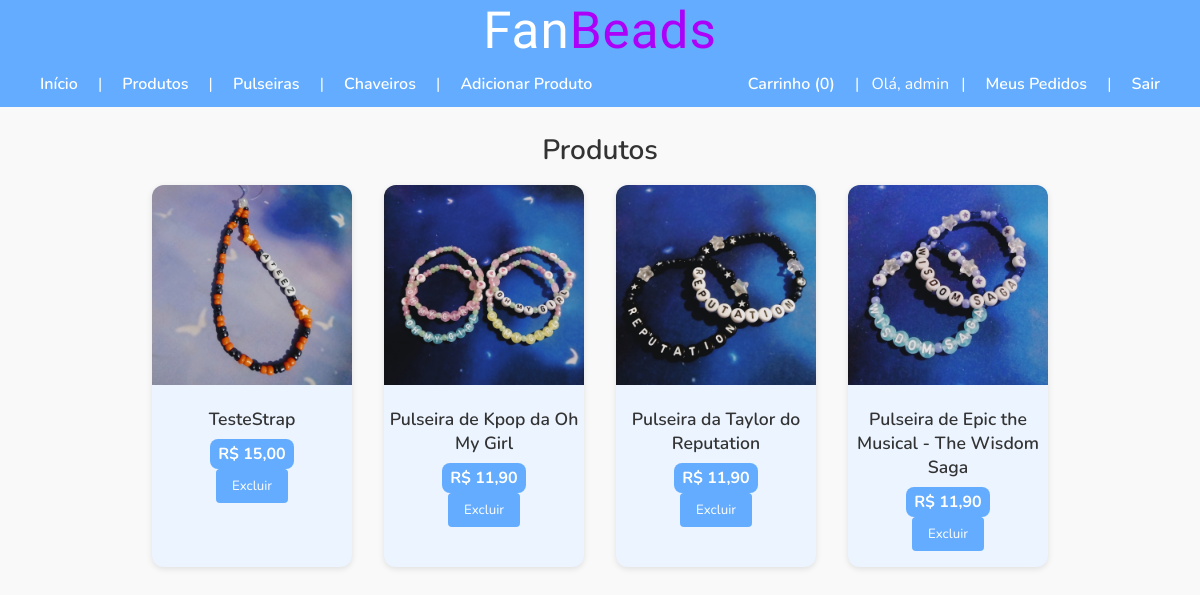
The app's page /produtos (signed in) with its own data.
### tables this page shows
CREATE TABLE `produto` (
  `id_produto` int(11) NOT NULL,
  `nome` varchar(255) NOT NULL,
  `descricao` text DEFAULT NULL,
  `preco` decimal(10,2) NOT NULL,
  `imagem` varchar(255) DEFAULT NULL,
  `categoria_id` int(11) NOT NULL
);

### Controllers/produtoController.class.php (called while the page is built, shortened)
<?php
require_once 'Models/Conexao.class.php';
require_once 'Models/ProdutoDAO.class.php';
require_once 'Models/Produto.class.php';
class produtoController
{
    private ProdutoDAO $dao;
    public function __construct()
    {
        $this->dao = new ProdutoDAO( Conexao::getInstancia() );
    }
    public function listar(): void
    {
        $produtos      = $this->dao->buscarTodos();
        $categoriaNome = '';
        require 'Views/listar_produtos.php';
    }
}

### index.php (called while the page is built, shortened)
<?php
require_once 'rotas.php';
$method = $_SERVER['REQUEST_METHOD'];
$uriRaw = $_SERVER['REQUEST_URI'];
$uriPath = parse_url($uriRaw, PHP_URL_PATH);
$prefix = '/fanbeads';
if (str_starts_with($uriPath, $prefix)) {
    $uriPath = substr($uriPath, strlen($prefix));
}
$rotas->verificar_rota($method, $uriPath);

### Models/Conexao.class.php (called while the page is built)
<?php
class Conexao
{
    private static ?PDO $instance = null;
    public static function getInstancia(): PDO
    {
        if (self::$instance === null) {
            self::$instance = new PDO(
              'mysql:host=localhost;dbname=fanbeads;charset=utf8mb4',
              'root',''
            );
            self::$instance->setAttribute(
              PDO::ATTR_ERRMODE, PDO::ERRMODE_EXCEPTION
            );
        }
        return self::$instance;
    }
}

### Models/ProdutoDAO.class.php (called while the page is built, shortened)
<?php
require_once 'Models/Conexao.class.php';
require_once 'Models/Produto.class.php';
class ProdutoDAO
{
    private PDO $db;
    public function __construct()
    {
        $this->db = Conexao::getInstancia();
    }
    private function mapearProduto(array $row): Produto
    {
        $cat = new Categoria();
        $cat->setId((int) $row['id_categoria']);
        $cat->setNome($row['nome_categoria']);
        $p = new Produto();
        $p->setId((int) $row['id_produto']);
        $p->setNome($row['nome']);
        $p->setDescricao($row['descricao']);
        $p->setPreco((float) $row['preco']);
        $p->setImagem($row['imagem']);
        $p->setCategoria($cat);
        return $p;
    }
    private function mapearLista(PDOStatement $stmt): array
    {
        $lista = [];
        while ($row = $stmt->fetch(PDO::FETCH_ASSOC)) {
            $lista[] = $this->mapearProduto($row);
        }
        return $lista;
    }
    public function buscarTodos(): array
    {
        $sql = "
          SELECT
            p.id_produto, p.nome, p.descricao, p.preco, p.imagem,
            c.id_categoria, c.nome AS nome_categoria
          FROM produto p
          JOIN categoria c ON p.categoria_id = c.id_categoria
        ";
        $stmt = $this->db->query($sql);
        return $this->mapearLista($stmt);
    }
}

### Models/Produto.class.php (called while the page is built, shortened)
<?php
class Produto
{
    private int $id;
    private string $nome;
    private float $preco;
    private string $imagem;
    public function getId(): int
    {
        return $this->id;
    }
    public function getNome(): string
    {
        return $this->nome;
    }
    public function getPreco(): float
    {
        return $this->preco;
    }
    public function getImagem(): string
    {
        return $this->imagem;
    }
    public function setId(int $id): void
    {
        $this->id = $id;
    }
    public function setNome(string $nome): void
    {
        $this->nome = $nome;
    }
    public function setPreco(float $preco): void
    {
        $this->preco = $preco;
    }
    public function setImagem(string $imagem): void
    {
        $this->imagem = $imagem;
    }
}

### Views/listar_produtos.php (the view, shortened to what this page needs)
<!DOCTYPE html>
<html lang="pt-br">
<head>
  <link rel="stylesheet" href="/fanbeads/assets/css/style.css">
</head>
<body>
  <?php require 'Views/menu.php'; ?>
  <main class="product-page">
    <h1>
      <?= htmlspecialchars($categoriaNome ?: 'Produtos') ?>
    </h1>
    <div class="cards">
      <?php if (empty($produtos)): ?>
        <p>Nenhum produto encontrado.</p>
      <?php else: ?>
        <?php foreach ($produtos as $p): ?>
          <div class="card">
  <a href="/fanbeads/detalhes?id=<?= $p->getId() ?>">
    <img
      src="/fanbeads/assets/img/<?= htmlspecialchars($p->getImagem()) ?>"
      alt="<?= htmlspecialchars($p->getNome()) ?>"
    >
  </a>
  <h3><?= htmlspecialchars($p->getNome()) ?></h3>
  <p>R$ <?= number_format($p->getPreco(), 2, ',', '.') ?></p>
  <?php if (isset($_SESSION['user']['role']) && $_SESSION['user']['role'] === 'admin'): ?>
    <form action="/fanbeads/produto/excluir" method="POST" onsubmit="return confirm('Tem certeza que deseja excluir este produto?')">
      <button type="submit" class="btn-excluir">Excluir</button>
    </form>
  <?php endif; ?>
</div>
        <?php endforeach; ?>
      <?php endif; ?>
    </div>
  </main>
</body>
</html>

### assets/css/style.css (style rules this page uses)
* { box-sizing: border-box; margin: 0; padding: 0; }
body { font-family: 'Nunito', sans-serif; background: #f9f9f9; color: #333; }
.cards { display: flex; flex-wrap: wrap; justify-content: center; gap: 2rem; padding: 0 2rem 2rem; }
.card { flex-basis: 200px; background: #ebf4ff; border-radius: 0.75rem; box-shadow: 0 2px 6px rgba(0,0,0,0.1); overflow: hidden; text-align: center; padding-bottom: 1rem; }
.card img { width: 100%; height: 200px; object-fit: cover; }
.card h3 { font-weight: 600; margin: 1rem 0 0.5rem; font-size: 1.1rem; }
.card p { display: inline-block; background: #63acff; color: #fff; padding: 0.25rem 0.5rem; border-radius: 0.5rem; font-weight: bold; }
button { font-family: 'Nunito', sans-serif; padding: 8px 16px; background: #63acff; color: #fff; border: none; border-radius: 4px; cursor: pointer; transition: background-color 0.2s; }
.product-page h1, .cart-page h1, section h2 { font-weight: 600; margin: 1.5rem 2rem 1rem; font-size: 1.75rem; text-align: center; }

### records on screen
produto: imagem (picture), nome "TesteStrap", preco "15,00"
produto: imagem (picture), nome "Pulseira de Kpop da Oh My Girl", preco "11,90"
produto: imagem (picture), nome "Pulseira da Taylor do Reputation", preco "11,90"
produto: imagem (picture), nome "Pulseira de Epic the Musical - The Wisdom Saga", preco "11,90"

### other values on screen
array_sum(array_column($_SESSION['cart'] ?? [], 'quantidade')) "0"
$_SESSION['user']['username'] "admin"
$categoriaNome ?: 'Produtos' "Produtos"
